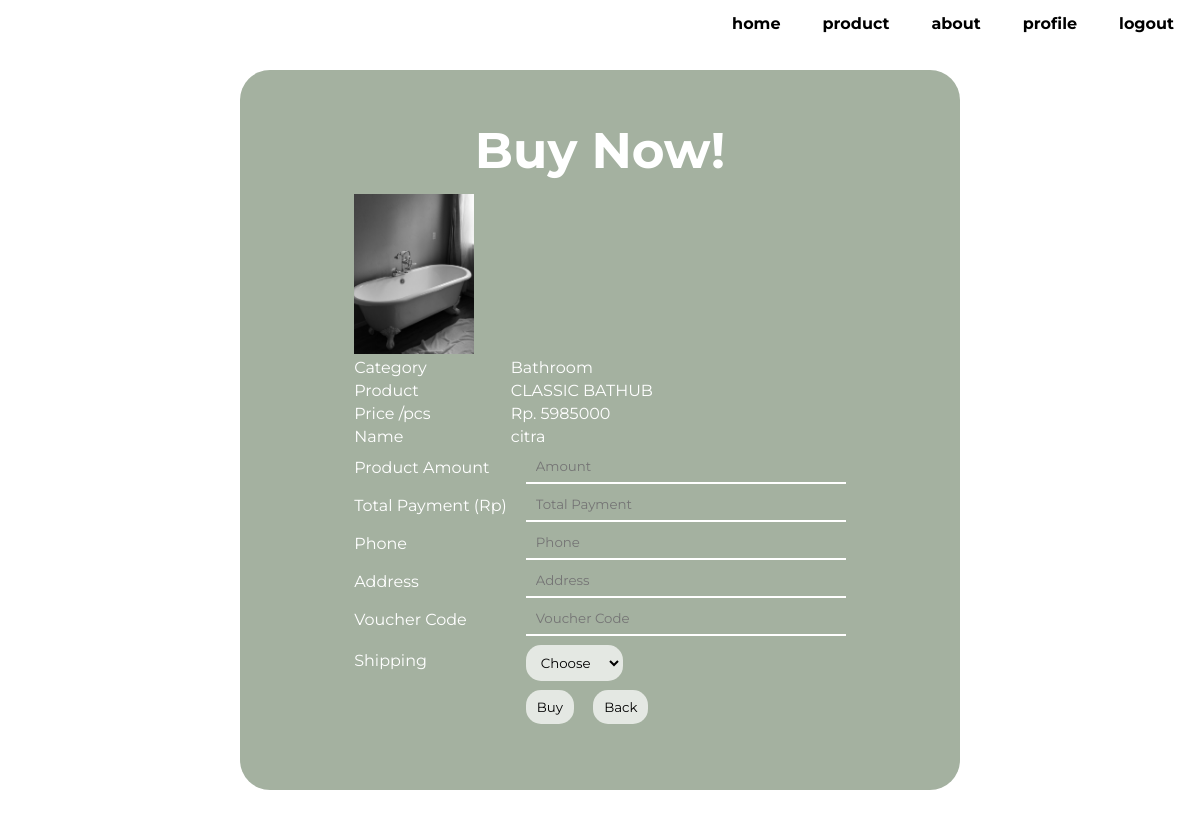
The app's page /buy.php?product_id=BT0001 (signed in) with its own data.
### tables this page shows
CREATE TABLE `product` (
  `product_id` varchar(10) NOT NULL,
  `category` varchar(50) NOT NULL,
  `product_name` varchar(50) NOT NULL,
  `stock` int(11) NOT NULL,
  `price` bigint(20) NOT NULL,
  `pr_desc` varchar(500) NOT NULL,
  `product_photo` varchar(255) NOT NULL DEFAULT 'default.png'
);

### buy.php (the view, shortened to what this page needs)
<!DOCTYPE html>
<html>
<head>
    <link rel="stylesheet" href="style.css">
</head>
<body>
    <div class="container">
        <div class="navbar">
            <ul>
                <li><a href="index.php">home</a></li>
                <li><a href="product.php">product</a></li>
                <li><a href="about.php">about</a></li>
                <?php if(!isset($_SESSION['login'])) { ?>
                    <li><a href="login.php">login</a></li>
                <?php } else {?>
                    <li><a href="profile.php">profile</a></li>
                    <li><a href="logout.php">logout</a></li>
                <?php } ?>
            </ul>
        </div>
    <div class="buy">
    <?php
        include "connection.php";
        $queryproduct = "SELECT * FROM product WHERE product_id = '$_GET[product_id]'";
        $product = mysqli_query($db_connection, $queryproduct);
        $data1 = mysqli_fetch_assoc($product);
    ?>
        <h2>Buy Now!</h2>
        <form class="form-buy" method="post" action="create_buy.php">
            <table class="table-buy">
            <tr>
                <td><img src="uploads/products/<?= $data1['product_photo'];?>" width="120px" align="center"></td>
                <td></td>
            </tr>
            <tr>
                <td>Category</td>
                <td><?= $data1['category'] ?></td>
            </tr>
            <tr>
                <td>Product</td>
                <td><?= $data1['product_name'] ?></td>
            </tr>
            <tr>
                <td>Price /pcs</td>
                <td>Rp. <?= $data1['price'] ?><input type="hidden" name="price" id="price" value="<?= $data1['price'] ?>"></td>
            </tr>
            <tr>
                <td>Name</td>
                <td> <?= $_SESSION['full_name'] ?></td>
            </tr>
            <tr>
                <td>Product Amount</td>
                <td><input type="number" name="amount" id="amount" placeholder="Amount" onkeyup="total()" required></td>
            </tr>
            <tr>
                <td>Total Payment (Rp)</td>
                <td><input type="text" name="total_payment" id="total_payment" placeholder="Total Payment" required></td>
            </tr>
            <tr>
                <td>Phone</td>
                <td><input type="text" name="phone" placeholder="Phone" required></td>
            </tr>
            <tr>
                <td>Address</td>
                <td><input type="text" name="address_buy" placeholder="Address" required></td>
            </tr>
            <tr>
                <td>Voucher Code</td>
                <td><input type="text" name="voucher" placeholder="Voucher Code" required></td>
            </tr>
            <tr>
                <td>Shipping</td>
                <td>
                    <select name="expedition" required>
                        <option value="">Choose</option>
                    </select>
                </td>
            </tr>
            <tr>
                <td></td>
                <td>
                    <button type="submit" name="buy" onclick="return confirm ('are you sure?')">Buy</button>
                    <button><a href="view_product.php?product_id=<?=$data1['product_id']?>">Back</a></button>
                </td>
            </tr>
            </table>
        </form>
    </div>
    </div>
</body>
</html>

### style.css (style rules this page uses)
* { margin: 0px; font-family: 'Montserrat', sans-serif; scroll-behavior: smooth; }
.container { width: 100%; height: 100%; }
.navbar { background-color: rgba(255, 255, 255, 0.5); width: 100%; height: 50px; position: fixed; margin: 0; top: 0; }
.navbar ul { list-style-type: none; float: right; margin: 0; padding: 0; }
.navbar li { float: left; margin-right: 10px; }
.navbar li a { color: black; display: block; padding: 14px 16px; text-decoration: none; font-weight: bold; }
h2 { color: #687169; text-decoration: none; }
.buy { width: 700px; height: 700px; margin: auto; margin-top: 70px; margin-bottom: 80px; background-color: #a4b1a0; border-radius: 30px; padding: 10px; color: white; }
.buy h2 { font-size: 50px; color: #fff; margin-top: 40px; margin-bottom: 10px; text-align: center; }
.form-buy input, textarea { width: 300px; margin-left: 15px; padding : 8px 10px; border : none; background-color: transparent; border-bottom: 2px solid #fff; color : #fff; }
.form-buy select, button { margin-left: 15px; padding : 8px 10px; border-radius : 15px; background-color: rgba(255, 255, 255, 0.7); border: 1px solid transparent; margin-top: 5px; }
.form-buy button a { text-decoration : none; color: black; }
.table-buy { margin: auto; }

### records on screen
product: product_photo (picture), category "Bathroom", product_name "CLASSIC BATHUB", price "5985000"

### other values on screen
$_SESSION['full_name'] "citra"
